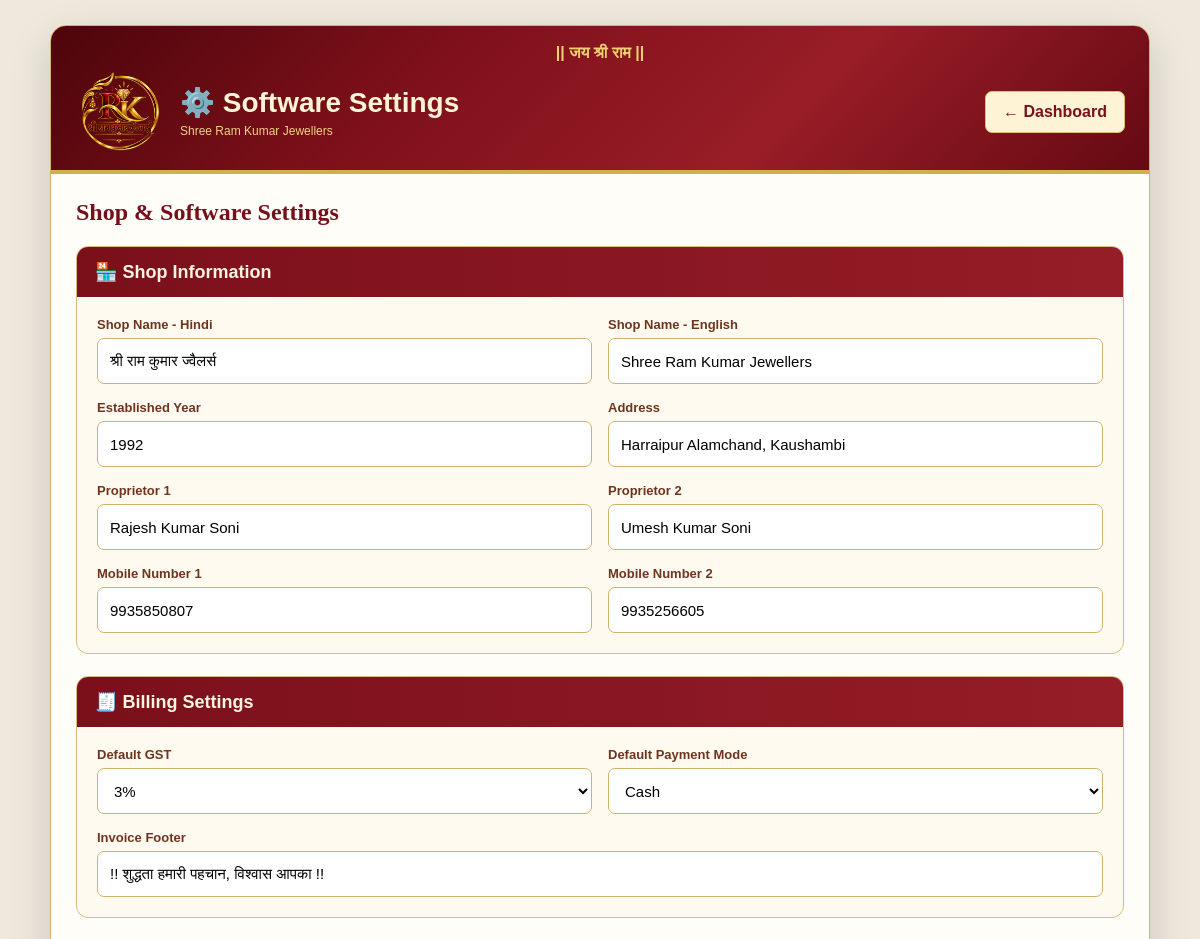
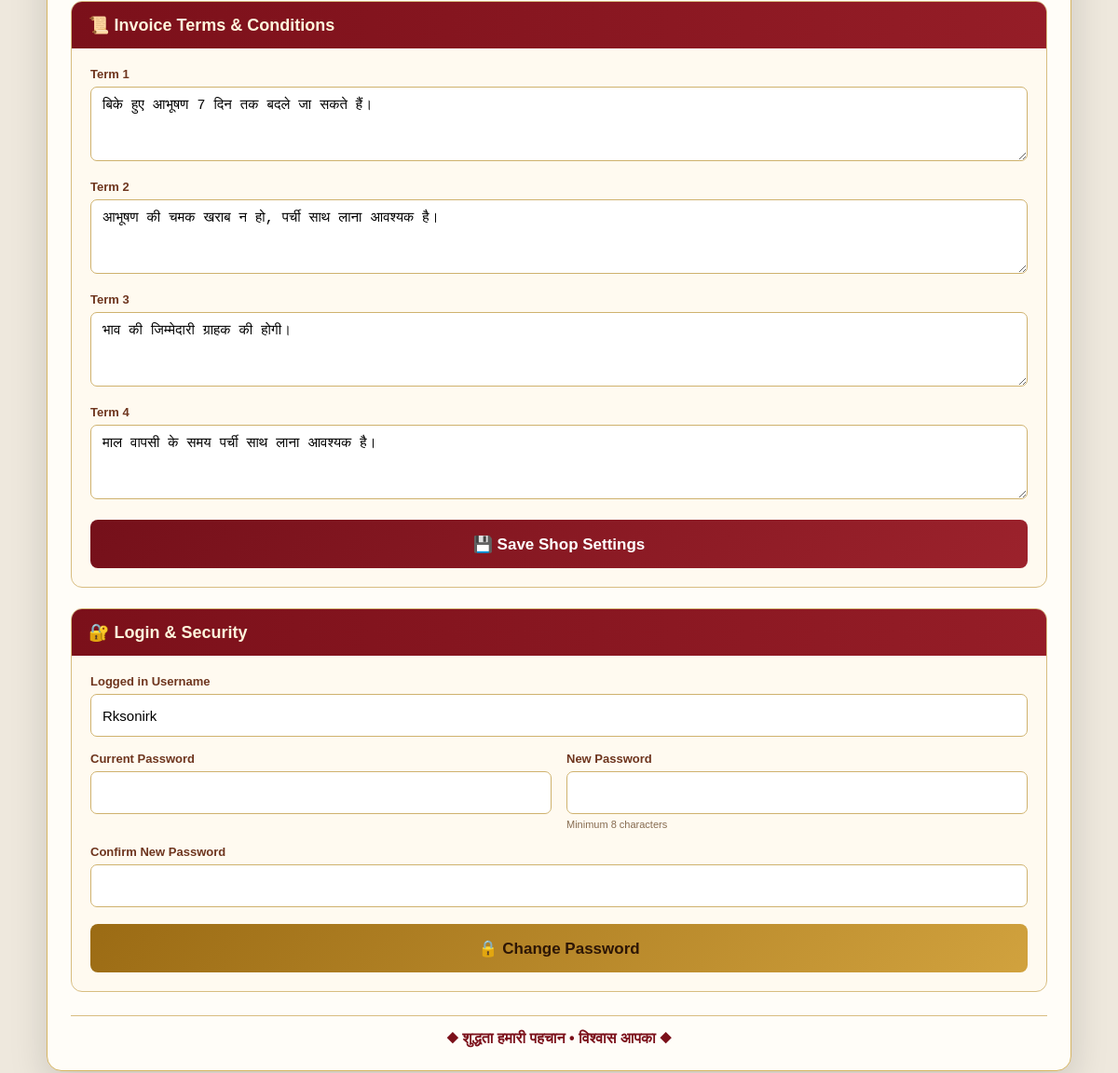
Screenshot of /settings (signed in) with the database file from the repository (2 pictures, top to bottom).
### tables this page shows
CREATE TABLE app_settings (

            id INTEGER PRIMARY KEY AUTOINCREMENT,

            setting_key TEXT UNIQUE NOT NULL,

            setting_value TEXT,

            updated_at
                TIMESTAMP
                DEFAULT CURRENT_TIMESTAMP
        );

### app.py (the view, shortened to what this page needs)
@app.route(
    "/settings",
    methods=["GET", "POST"]
)
@login_required
def settings():
    message = None
    error = None
    current_settings = (
        get_all_settings()
    )
    return render_template(
        "settings.html",
        settings=current_settings,
        message=message,
        error=error
    )

### app.py (called while the page is built, shortened)
@app.context_processor
def inject_shop_settings():
    try:
        shop_settings = get_all_settings()
    except Exception as e:
        print("SETTINGS LOAD ERROR:", e)
        shop_settings = {}
    return {
        "shop_settings": shop_settings
    }

def login_required(route_function):
    @wraps(route_function)
    def wrapper(*args, **kwargs):
        return route_function(*args, **kwargs)
    return wrapper

### database.py (called while the page is built)
def get_db_connection():
    if DATABASE_URL:
        import psycopg
        conn = psycopg.connect(
            DATABASE_URL
        )
        return PostgresConnection(conn)
    conn = sqlite3.connect(
        SQLITE_DATABASE
    )
    conn.row_factory = sqlite3.Row
    return conn

def get_all_settings():
    conn = get_db_connection()
    rows = conn.execute("""
        SELECT
            setting_key,
            setting_value

        FROM app_settings
    """).fetchall()
    conn.close()
    settings = {}
    for row in rows:
        settings[
            row["setting_key"]
        ] = (
            row["setting_value"]
            or ""
        )
    return settings

### templates/settings.html (shortened to what this page needs)
<!DOCTYPE html>
<html lang="en">
<head>
</head>
<body>
<div class="settings-app">
    <div class="header">
        <div class="top-line">
            || जय श्री राम ||
        </div>
        <div class="header-main">
            <div class="brand">
                <img
                    class="logo"
                    src="{{ url_for('static', filename='images/shop-logo.png') }}"
                    alt="Logo"
                >
                <div>
                    <h1 class="shop-name">
                        ⚙️ Software Settings
                    </h1>
                    <div class="subtitle">
                        Shree Ram Kumar Jewellers
                    </div>
                </div>
            </div>
            <a
                href="{{ url_for('dashboard') }}"
                class="back-btn"
            >
                ← Dashboard
            </a>
        </div>
    </div>
    <div class="content">
        <h2 class="page-title">
            Shop & Software Settings
        </h2>
        <form
            method="POST"
            action="{{ url_for('settings') }}"
        >
            <div class="section">
                <h3 class="section-title">
                    🏪 Shop Information
                </h3>
                <div class="section-body">
                    <div class="form-grid">
                        <div>
                            <label>
                                Shop Name - Hindi
                            </label>
                            <input
                                type="text"
                                name="shop_name_hindi"
                                value="{{ settings.get('shop_name_hindi', '') }}"
                            >
                        </div>
                        <div>
                            <label>
                                Shop Name - English
                            </label>
                            <input
                                type="text"
                                name="shop_name_english"
                                value="{{ settings.get('shop_name_english', '') }}"
                            >
                        </div>
                        <div>
                            <label>
                                Established Year
                            </label>
                            <input
                                type="text"
                                name="established"
                                value="{{ settings.get('established', '') }}"
                            >
                        </div>
                        <div>
                            <label>
                                Address
                            </label>
                            <input
                                type="text"
                                name="address"
                                value="{{ settings.get('address', '') }}"
                            >
                        </div>
                        <div>
                            <label>
                                Proprietor 1
                            </label>
                            <input
                                type="text"
                                name="proprietor_1"
                                value="{{ settings.get('proprietor_1', '') }}"
                            >
                        </div>
                        <div>
                            <label>
                                Proprietor 2
                            </label>
                            <input
                                type="text"
                                name="proprietor_2"
                                value="{{ settings.get('proprietor_2', '') }}"
                            >
                        </div>
                        <div>
                            <label>
                                Mobile Number 1
                            </label>
                            <input
                                type="tel"
                                name="mobile_1"
                                inputmode="numeric"
                                value="{{ settings.get('mobile_1', '') }}"
                            >
                        </div>
                        <div>
                            <label>
                                Mobile Number 2
                            </label>
                            <input
                                type="tel"
                                name="mobile_2"
                                inputmode="numeric"
                                value="{{ settings.get('mobile_2', '') }}"
                            >
                        </div>
                    </div>
                </div>
            </div>
            <div class="section">
                <h3 class="section-title">
                    🧾 Billing Settings
                </h3>
                <div class="section-body">
                    <div class="form-grid">
                        <div>
                            <label>
                                Default GST
                            </label>
                            <select name="default_gst">
                                <option
                                    value="3"
                                    {% if settings.get('default_gst') == '3' %}
                                    selected
                                    {% endif %}
                                >
                                    3%
                                </option>
                            </select>
                        </div>
                        <div>
                            <label>
                                Default Payment Mode
                            </label>
                            <select name="default_payment_mode">
                                <option
                                    value="Cash"
                                    {% if settings.get('default_payment_mode') == 'Cash' %}
                                    selected
                                    {% endif %}
                                >
                                    Cash
                                </option>
                            </select>
                        </div>
                        <div class="full">
                            <label>
                                Invoice Footer
                            </label>
                            <input
                                type="text"
                                name="invoice_footer"
                                value="{{ settings.get('invoice_footer', '') }}"
                            >
                        </div>
                    </div>
                </div>
            </div>
            <div class="section">
                <h3 class="section-title">
                    📜 Invoice Terms & Conditions
                </h3>
                <div class="section-body">
                    <div class="form-grid">
                        <div class="full">
                            <label>Term 1</label>
                            <textarea name="term_1">{{ settings.get('term_1', '') }}</textarea>
                        </div>
                        <div class="full">
                            <label>Term 2</label>
                            <textarea name="term_2">{{ settings.get('term_2', '') }}</textarea>
                        </div>
                        <div class="full">
                            <label>Term 3</label>
                            <textarea name="term_3">{{ settings.get('term_3', '') }}</textarea>
                        </div>
                        <div class="full">
                            <label>Term 4</label>
                            <textarea name="term_4">{{ settings.get('term_4', '') }}</textarea>
                        </div>
                    </div>
                    <br>
                    <button
                        type="submit"
                        class="save-btn"
                    >
                        💾 Save Shop Settings
                    </button>
                </div>
            </div>
        </form>
        <form
            method="POST"
            action="{{ url_for('change_password') }}"
        >
            <div class="section">
                <h3 class="section-title">
                    🔐 Login & Security
                </h3>
                <div class="section-body">
                    <div class="form-grid">
                        <div class="full">
                            <label>
                                Logged in Username
                            </label>
                            <input
                                type="text"
                                value="{{ session.get('username', '') }}"
                                readonly
                            >
                        </div>
                        <div>
                            <label>
                                Current Password
                            </label>
                            <input
                                type="password"
                                name="current_password"
                                required
                                autocomplete="current-password"
                            >
                        </div>
                        <div>
                            <label>
                                New Password
                            </label>
                            <input
                                type="password"
                                name="new_password"
                                minlength="8"
                                required
                                autocomplete="new-password"
                            >
                            <div class="help">
                                Minimum 8 characters
                            </div>
                        </div>
                        <div class="full">
                            <label>
                                Confirm New Password
                            </label>
                            <input
                                type="password"
                                name="confirm_password"
                                minlength="8"
                                required
                                autocomplete="new-password"
                            >
                        </div>
                    </div>
                    <br>
                    <button
                        type="submit"
                        class="save-btn password-btn"
                    >
                        🔒 Change Password
                    </button>
                </div>
            </div>
        </form>
        <div class="footer">
            ◆ शुद्धता हमारी पहचान • विश्वास आपका ◆
        </div>
    </div>
</div>
</body>
</html>

### templates/settings.html (style rules this page uses)
* { box-sizing: border-box; }
body { margin: 0; font-family: Arial, sans-serif; background: #eee8dd; color: #2d1b12; }
.settings-app { max-width: 1100px; margin: 25px auto; background: #fffdf8; border: 1px solid #d6b562; border-radius: 16px; overflow: hidden; box-shadow: 0 14px 40px rgba(0,0,0,0.15); }
.header { background: linear-gradient( 135deg, #4d050b, #7e101a, #981d27, #650912 ); color: white; padding: 18px 24px; border-bottom: 4px solid #d4ad4f; }
.top-line { text-align: center; color: #f0cf72; font-weight: bold; margin-bottom: 10px; }
.header-main { display: flex; align-items: center; justify-content: space-between; gap: 20px; }
.brand { display: flex; align-items: center; gap: 15px; }
.logo { width: 90px; height: 80px; object-fit: contain; }
.shop-name { margin: 0; font-size: 28px; color: #fff4d6; }
.subtitle { color: #efd387; margin-top: 5px; font-size: 12px; }
.back-btn { text-decoration: none; background: #fff3d6; color: #7b101a; padding: 11px 17px; border-radius: 7px; font-weight: bold; border: 1px solid #dfbd65; }
.content { padding: 25px; }
.page-title { margin: 0 0 20px; color: #75101a; font-family: Georgia, serif; }
.section { border: 1px solid #d8bd80; border-radius: 12px; margin-bottom: 22px; overflow: hidden; background: #fffaf0; }
.section-title { margin: 0; padding: 14px 18px; background: linear-gradient( 90deg, #7b101a, #951d27 ); color: #fff5dc; font-size: 18px; }
.section-body { padding: 20px; }
.form-grid { display: grid; grid-template-columns: repeat(2, 1fr); gap: 16px; }
.full { grid-column: 1 / -1; }
label { display: block; margin-bottom: 6px; color: #6e351e; font-weight: bold; font-size: 13px; }
input, select, textarea { width: 100%; min-height: 46px; padding: 10px 12px; border: 1px solid #cfb26e; border-radius: 7px; font-size: 15px; background: white; outline: none; }
textarea { min-height: 80px; resize: vertical; }
.save-btn { width: 100%; min-height: 52px; border: none; border-radius: 8px; background: linear-gradient( 135deg, #75101a, #9c222c ); color: white; font-size: 17px; font-weight: bold; cursor: pointer; }
.password-btn { background: linear-gradient( 135deg, #9b6b14, #d1a23e ); color: #2d1606; }
.help { margin-top: 5px; color: #866b50; font-size: 11px; }
.footer { text-align: center; margin-top: 25px; padding-top: 15px; border-top: 1px solid #d8bd80; color: #7b101a; font-weight: bold; }

### rows the page displays
app_settings: shop_name_hindi "श्री राम कुमार ज्वैलर्स"
app_settings: shop_name_english "Shree Ram Kumar Jewellers"
app_settings: established "1992"
app_settings: address "Harraipur Alamchand, Kaushambi"
app_settings: proprietor_1 "Rajesh Kumar Soni"
app_settings: proprietor_2 "Umesh Kumar Soni"
app_settings: mobile_1 "9935850807"
app_settings: mobile_2 "9935256605"
app_settings: default_payment_mode "Cash"
app_settings: invoice_footer "!! शुद्धता हमारी पहचान, विश्वास आपका !!"
app_settings: term_1 "बिके हुए आभूषण 7 दिन तक बदले जा सकते हैं।"
app_settings: term_2 "आभूषण की चमक खराब न हो, पर्ची साथ लाना आवश्यक है।"
app_settings: term_3 "भाव की जिम्मेदारी ग्राहक की होगी।"
app_settings: term_4 "माल वापसी के समय पर्ची साथ लाना आवश्यक है।"
